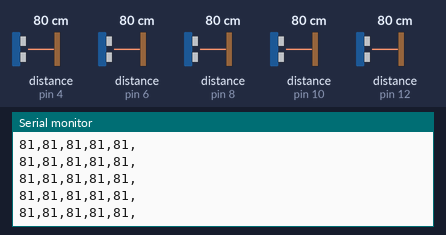
The sketch below on a simulated Arduino Mega 2560, built with avr-gcc and run on an emulated ATmega2560. Shown: the last lines printed to the serial monitor. Inputs (shaded band) come from the test bench; at power-on: distance to the obstacle (sensors on pin 4, pin 6, pin 8, pin 10, pin 12) 80 cm. The echo pulse lasts 58.3 µs per cm.

Above: at 1.2 s.
1.3 s: distance to the obstacle (sensor on pin 4) set to 2 cm
At 1.56 s:
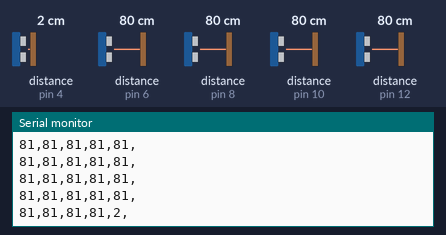
2.8 s: distance to the obstacle (sensor on pin 6) set to 2 cm
At 2.91 s:
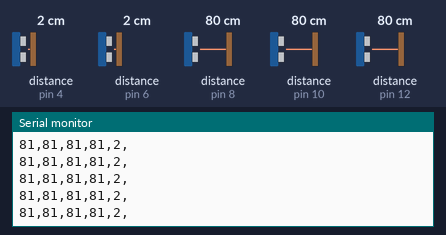
4.3 s: distance to the obstacle (sensor on pin 8) set to 2 cm
At 4.41 s:
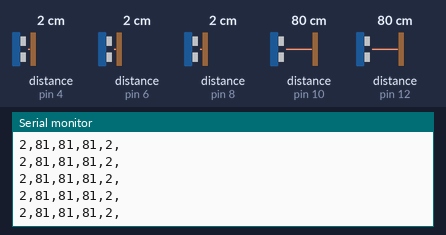
5.8 s: distance to the obstacle (sensor on pin 10) set to 2 cm
At 5.91 s:
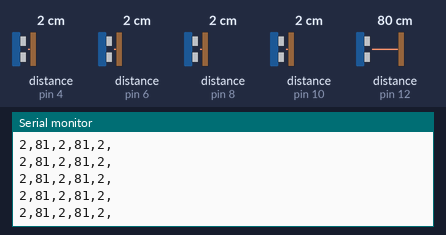
7.3 s: distance to the obstacle (sensor on pin 12) set to 2 cm
At 7.41 s:
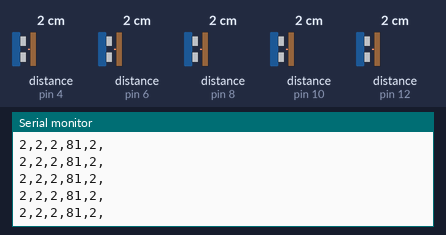
8.8 s: distance to the obstacle (sensor on pin 4) set to 4 cm
At 8.91 s:
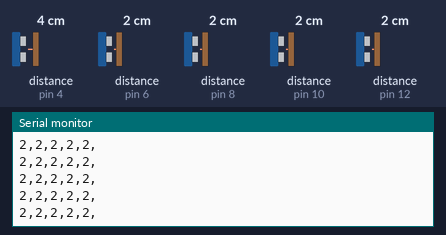
Timing chart, 0 to 11.3 s (numbered marks = the images above; inputs shaded):
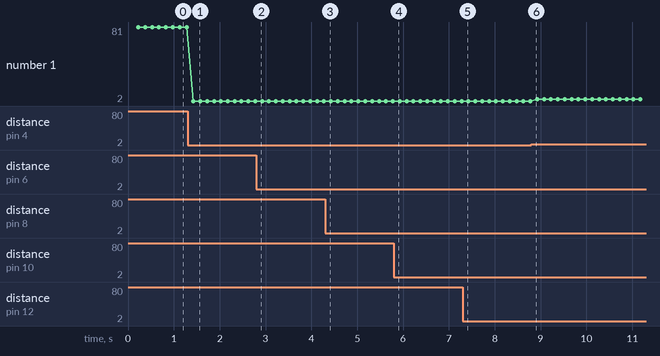

Measured:
- after the input at 1.3 s, the serial monitor: prints a new line after 0.13 s (image 1)
- plotted number 1: 81 → 2 after the input at 1.3 s, 2 → 4 after the input at 8.8 s

The sketch:

ultrasoundTestNewPing.ino
```cpp
#include <NewPing.h>

#define SONAR_NUM 5
#define MAX_DIST 800
#define PING_INTERVAL 30

unsigned long pingTimer[SONAR_NUM];  //when each pings
unsigned int cm[SONAR_NUM]; //stores ping distances
byte currentSensor = 0;

NewPing sonar[SONAR_NUM] = {
  //NewPing(trigger, echo, max)
  NewPing(7, 6, MAX_DIST),  //left 2
  NewPing(11, 10, MAX_DIST),  //left
  NewPing(9, 8, MAX_DIST),  //center 5
  NewPing(13, 12, MAX_DIST),  //right
  NewPing(5, 4, MAX_DIST)  //right 2
};

void setup() {
  Serial.begin(9600);
  pingTimer[0] = millis() + 75;
  for (byte i=1; i <SONAR_NUM; i++)
    pingTimer[i] = pingTimer[i-1] + PING_INTERVAL;
}

void loop() {
  for (byte i = 0; i < SONAR_NUM; i++)
  {
    if(millis() >= pingTimer[i])
    {
      pingTimer[i] += PING_INTERVAL * SONAR_NUM;
      if (i==0 && currentSensor == SONAR_NUM -1)
        oneSensorCycle();
      sonar[currentSensor].timer_stop();
      currentSensor = i;
      cm[currentSensor]=0;
      sonar[currentSensor].ping_timer(echoCheck);
    }
  }
  //........
}

void echoCheck()
{
  if(sonar[currentSensor].check_timer())
    cm[currentSensor] = sonar[currentSensor].ping_result / US_ROUNDTRIP_CM;
}

void oneSensorCycle()
{
  for (byte i = 0; i < SONAR_NUM; i++)
  {
    //Serial.print(i);
    //Serial.print("=");
    Serial.print(cm[i]);
    Serial.print(",");
    //Serial.println("cm");
  }
  Serial.println("");
}
```
